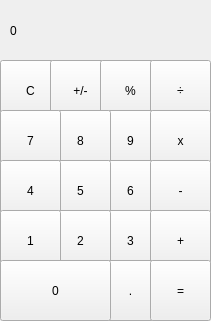
<?xml version="1.0" encoding="UTF-8"?>
<ui version="4.0">
 <class>MainWindow</class>
 <widget class="QMainWindow" name="MainWindow">
  <property name="geometry">
   <rect>
    <x>0</x>
    <y>0</y>
    <width>211</width>
    <height>321</height>
   </rect>
  </property>
  <property name="windowTitle">
   <string>MainWindow</string>
  </property>
  <widget class="QWidget" name="centralWidget">
   <widget class="QLabel" name="label">
    <property name="geometry">
     <rect>
      <x>10</x>
      <y>0</y>
      <width>200</width>
      <height>61</height>
     </rect>
    </property>
    <property name="text">
     <string>0</string>
    </property>
   </widget>
   <widget class="QPushButton" name="pushButton_clear">
    <property name="geometry">
     <rect>
      <x>0</x>
      <y>60</y>
      <width>61</width>
      <height>61</height>
     </rect>
    </property>
    <property name="text">
     <string>C</string>
    </property>
   </widget>
   <widget class="QPushButton" name="pushButton_plusOrMinus">
    <property name="geometry">
     <rect>
      <x>50</x>
      <y>60</y>
      <width>61</width>
      <height>61</height>
     </rect>
    </property>
    <property name="text">
     <string>+/-</string>
    </property>
   </widget>
   <widget class="QPushButton" name="pushButton_modulus">
    <property name="geometry">
     <rect>
      <x>100</x>
      <y>60</y>
      <width>61</width>
      <height>61</height>
     </rect>
    </property>
    <property name="text">
     <string>%</string>
    </property>
   </widget>
   <widget class="QPushButton" name="pushButton_divide">
    <property name="geometry">
     <rect>
      <x>150</x>
      <y>60</y>
      <width>61</width>
      <height>61</height>
     </rect>
    </property>
    <property name="text">
     <string>÷</string>
    </property>
   </widget>
   <widget class="QPushButton" name="pushButton_9">
    <property name="geometry">
     <rect>
      <x>100</x>
      <y>110</y>
      <width>61</width>
      <height>61</height>
     </rect>
    </property>
    <property name="text">
     <string>9</string>
    </property>
   </widget>
   <widget class="QPushButton" name="pushButton_8">
    <property name="geometry">
     <rect>
      <x>50</x>
      <y>110</y>
      <width>61</width>
      <height>61</height>
     </rect>
    </property>
    <property name="text">
     <string>8</string>
    </property>
   </widget>
   <widget class="QPushButton" name="pushButton_multiplication">
    <property name="geometry">
     <rect>
      <x>150</x>
      <y>110</y>
      <width>61</width>
      <height>61</height>
     </rect>
    </property>
    <property name="text">
     <string>x</string>
    </property>
   </widget>
   <widget class="QPushButton" name="pushButton_7">
    <property name="geometry">
     <rect>
      <x>0</x>
      <y>110</y>
      <width>61</width>
      <height>61</height>
     </rect>
    </property>
    <property name="text">
     <string>7</string>
    </property>
   </widget>
   <widget class="QPushButton" name="pushButton_6">
    <property name="geometry">
     <rect>
      <x>100</x>
      <y>160</y>
      <width>61</width>
      <height>61</height>
     </rect>
    </property>
    <property name="text">
     <string>6</string>
    </property>
   </widget>
   <widget class="QPushButton" name="pushButton_5">
    <property name="geometry">
     <rect>
      <x>50</x>
      <y>160</y>
      <width>61</width>
      <height>61</height>
     </rect>
    </property>
    <property name="text">
     <string>5</string>
    </property>
   </widget>
   <widget class="QPushButton" name="pushButton_minus">
    <property name="geometry">
     <rect>
      <x>150</x>
      <y>160</y>
      <width>61</width>
      <height>61</height>
     </rect>
    </property>
    <property name="text">
     <string>-</string>
    </property>
   </widget>
   <widget class="QPushButton" name="pushButton_4">
    <property name="geometry">
     <rect>
      <x>0</x>
      <y>160</y>
      <width>61</width>
      <height>61</height>
     </rect>
    </property>
    <property name="text">
     <string>4</string>
    </property>
   </widget>
   <widget class="QPushButton" name="pushButton_3">
    <property name="geometry">
     <rect>
      <x>100</x>
      <y>210</y>
      <width>61</width>
      <height>61</height>
     </rect>
    </property>
    <property name="text">
     <string>3</string>
    </property>
   </widget>
   <widget class="QPushButton" name="pushButton_2">
    <property name="geometry">
     <rect>
      <x>50</x>
      <y>210</y>
      <width>61</width>
      <height>61</height>
     </rect>
    </property>
    <property name="text">
     <string>2</string>
    </property>
   </widget>
   <widget class="QPushButton" name="pushButton_plus">
    <property name="geometry">
     <rect>
      <x>150</x>
      <y>210</y>
      <width>61</width>
      <height>61</height>
     </rect>
    </property>
    <property name="text">
     <string>+</string>
    </property>
   </widget>
   <widget class="QPushButton" name="pushButton_1">
    <property name="geometry">
     <rect>
      <x>0</x>
      <y>210</y>
      <width>61</width>
      <height>61</height>
     </rect>
    </property>
    <property name="text">
     <string>1</string>
    </property>
   </widget>
   <widget class="QPushButton" name="pushButton_decimal">
    <property name="geometry">
     <rect>
      <x>100</x>
      <y>260</y>
      <width>61</width>
      <height>61</height>
     </rect>
    </property>
    <property name="text">
     <string>.</string>
    </property>
   </widget>
   <widget class="QPushButton" name="pushButton_equal">
    <property name="geometry">
     <rect>
      <x>150</x>
      <y>260</y>
      <width>61</width>
      <height>61</height>
     </rect>
    </property>
    <property name="text">
     <string>=</string>
    </property>
   </widget>
   <widget class="QPushButton" name="pushButton_0">
    <property name="geometry">
     <rect>
      <x>0</x>
      <y>260</y>
      <width>111</width>
      <height>61</height>
     </rect>
    </property>
    <property name="text">
     <string>0</string>
    </property>
   </widget>
  </widget>
 </widget>
 <layoutdefault spacing="6" margin="11"/>
 <resources/>
 <connections/>
</ui>
